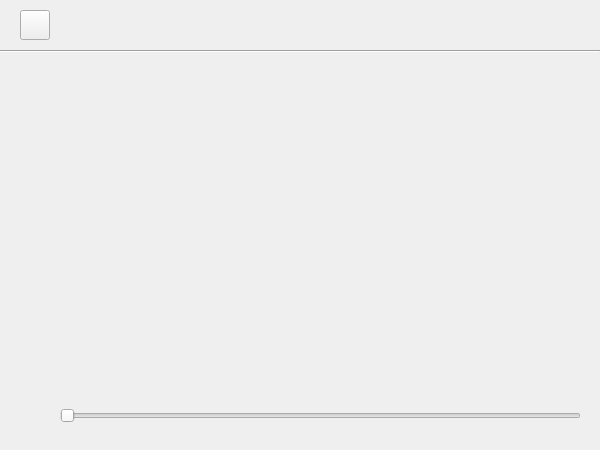
<?xml version="1.0" encoding="UTF-8"?>
<ui version="4.0">
 <class>viedo</class>
 <widget class="QWidget" name="viedo">
  <property name="geometry">
   <rect>
    <x>0</x>
    <y>0</y>
    <width>600</width>
    <height>450</height>
   </rect>
  </property>
  <property name="windowTitle">
   <string>Form</string>
  </property>
  <widget class="QWidget" name="widget" native="true">
   <property name="geometry">
    <rect>
     <x>0</x>
     <y>0</y>
     <width>600</width>
     <height>450</height>
    </rect>
   </property>
   <widget class="QLabel" name="state">
    <property name="geometry">
     <rect>
      <x>560</x>
      <y>15</y>
      <width>20</width>
      <height>20</height>
     </rect>
    </property>
    <property name="minimumSize">
     <size>
      <width>20</width>
      <height>20</height>
     </size>
    </property>
    <property name="maximumSize">
     <size>
      <width>20</width>
      <height>20</height>
     </size>
    </property>
    <property name="text">
     <string/>
    </property>
   </widget>
   <widget class="QPushButton" name="back">
    <property name="geometry">
     <rect>
      <x>20</x>
      <y>10</y>
      <width>30</width>
      <height>30</height>
     </rect>
    </property>
    <property name="minimumSize">
     <size>
      <width>30</width>
      <height>30</height>
     </size>
    </property>
    <property name="maximumSize">
     <size>
      <width>30</width>
      <height>30</height>
     </size>
    </property>
    <property name="text">
     <string/>
    </property>
    <property name="icon">
     <iconset resource="image/image.qrc">
      <normaloff>:/timg.ico</normaloff>:/timg.ico</iconset>
    </property>
    <property name="iconSize">
     <size>
      <width>30</width>
      <height>30</height>
     </size>
    </property>
   </widget>
   <widget class="Line" name="line">
    <property name="geometry">
     <rect>
      <x>0</x>
      <y>50</y>
      <width>600</width>
      <height>3</height>
     </rect>
    </property>
    <property name="styleSheet">
     <string notr="true">#line{color:rgb(235, 230, 255)}</string>
    </property>
    <property name="orientation">
     <enum>Qt::Horizontal</enum>
    </property>
   </widget>
   <widget class="QSlider" name="horizontalSlider">
    <property name="geometry">
     <rect>
      <x>60</x>
      <y>400</y>
      <width>521</width>
      <height>31</height>
     </rect>
    </property>
    <property name="orientation">
     <enum>Qt::Horizontal</enum>
    </property>
   </widget>
   <widget class="QPushButton" name="pushButton">
    <property name="geometry">
     <rect>
      <x>20</x>
      <y>400</y>
      <width>32</width>
      <height>32</height>
     </rect>
    </property>
    <property name="minimumSize">
     <size>
      <width>32</width>
      <height>32</height>
     </size>
    </property>
    <property name="maximumSize">
     <size>
      <width>32</width>
      <height>32</height>
     </size>
    </property>
    <property name="styleSheet">
     <string notr="true">#pushButtion{border-radius:4px;}</string>
    </property>
    <property name="text">
     <string/>
    </property>
    <property name="icon">
     <iconset resource="image/image.qrc">
      <normaloff>:/chinaz37.ico</normaloff>:/chinaz37.ico</iconset>
    </property>
    <property name="iconSize">
     <size>
      <width>32</width>
      <height>32</height>
     </size>
    </property>
    <property name="flat">
     <bool>true</bool>
    </property>
   </widget>
   <widget class="QLabel" name="label">
    <property name="geometry">
     <rect>
      <x>0</x>
      <y>50</y>
      <width>600</width>
      <height>331</height>
     </rect>
    </property>
    <property name="text">
     <string/>
    </property>
   </widget>
  </widget>
 </widget>
 <resources>
  <include location="image/image.qrc"/>
 </resources>
 <connections/>
</ui>
